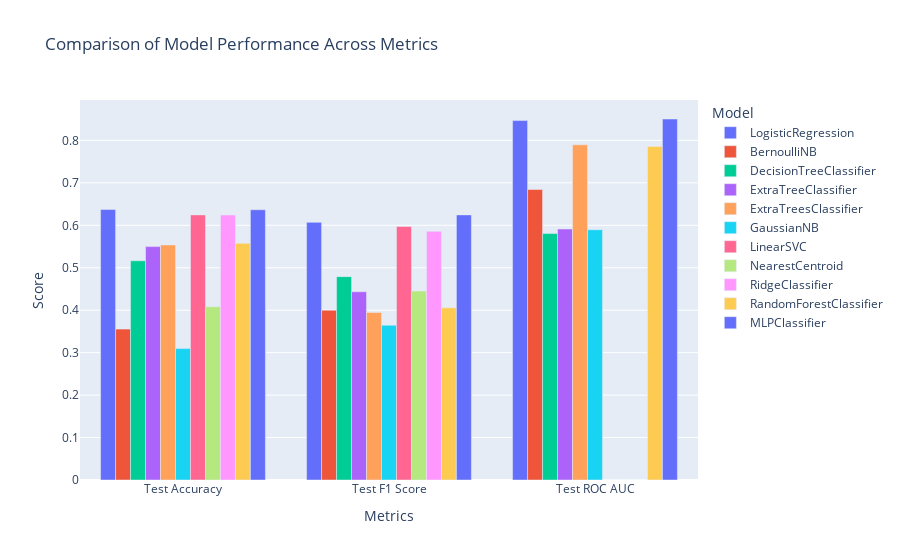

Source (notebook cell):
### Code cell
# Reset index so "Model" becomes a column
comparison_melted = comparison_df_ovr_score.reset_index().melt(id_vars="Model", var_name="Metric", value_name="Score")

# Create an interactive 3D bar chart
fig = px.bar(comparison_melted, 
             x="Metric", 
             y="Score", 
             color="Model", 
             barmode="group",
             title="Comparison of Model Performance Across Metrics")

fig.update_layout(xaxis_title="Metrics", 
                  yaxis_title="Score", 
                  legend_title="Model",
                  hovermode="x unified")

fig.show()

### Figure 1 — Plotly figure (JSON) as saved in the notebook; plotly's stock layout.template omitted (floating-point values rounded to 4 significant figures)
{"data": [{"alignmentgroup": "True", "hovertemplate": "Model=LogisticRegression<br>Metric=%{x}<br>Score=%{y}<extra></extra>", "legendgroup": "LogisticRegression", "marker": {"color": "#636efa", "pattern": {"shape": ""}}, "name": "LogisticRegression", "offsetgroup": "LogisticRegression", "orientation": "v", "showlegend": true, "textposition": "auto", "type": "bar", "x": ["Test Accuracy", "Test F1 Score", "Test ROC AUC"], "xaxis": "x", "y": [0.6372, 0.607, 0.8467], "yaxis": "y"}, {"alignmentgroup": "True", "hovertemplate": "Model=BernoulliNB<br>Metric=%{x}<br>Score=%{y}<extra></extra>", "legendgroup": "BernoulliNB", "marker": {"color": "#EF553B", "pattern": {"shape": ""}}, "name": "BernoulliNB", "offsetgroup": "BernoulliNB", "orientation": "v", "showlegend": true, "textposition": "auto", "type": "bar", "x": ["Test Accuracy", "Test F1 Score", "Test ROC AUC"], "xaxis": "x", "y": [0.3554, 0.4, 0.6843], "yaxis": "y"}, {"alignmentgroup": "True", "hovertemplate": "Model=DecisionTreeClassifier<br>Metric=%{x}<br>Score=%{y}<extra></extra>", "legendgroup": "DecisionTreeClassifier", "marker": {"color": "#00cc96", "pattern": {"shape": ""}}, "name": "DecisionTreeClassifier", "offsetgroup": "DecisionTreeClassifier", "orientation": "v", "showlegend": true, "textposition": "auto", "type": "bar", "x": ["Test Accuracy", "Test F1 Score", "Test ROC AUC"], "xaxis": "x", "y": [0.5163, 0.4791, 0.5805], "yaxis": "y"}, {"alignmentgroup": "True", "hovertemplate": "Model=ExtraTreeClassifier<br>Metric=%{x}<br>Score=%{y}<extra></extra>", "legendgroup": "ExtraTreeClassifier", "marker": {"color": "#ab63fa", "pattern": {"shape": ""}}, "name": "ExtraTreeClassifier", "offsetgroup": "ExtraTreeClassifier", "orientation": "v", "showlegend": true, "textposition": "auto", "type": "bar", "x": ["Test Accuracy", "Test F1 Score", "Test ROC AUC"], "xaxis": "x", "y": [0.5498, 0.4435, 0.5913], "yaxis": "y"}, {"alignmentgroup": "True", "hovertemplate": "Model=ExtraTreesClassifier<br>Metric=%{x}<br>Score=%{y}<extra></extra>", "legendgroup": "ExtraTreesClassifier", "marker": {"color": "#FFA15A", "pattern": {"shape": ""}}, "name": "ExtraTreesClassifier", "offsetgroup": "ExtraTreesClassifier", "orientation": "v", "showlegend": true, "textposition": "auto", "type": "bar", "x": ["Test Accuracy", "Test F1 Score", "Test ROC AUC"], "xaxis": "x", "y": [0.5536, 0.3946, 0.7896], "yaxis": "y"}, {"alignmentgroup": "True", "hovertemplate": "Model=GaussianNB<br>Metric=%{x}<br>Score=%{y}<extra></extra>", "legendgroup": "GaussianNB", "marker": {"color": "#19d3f3", "pattern": {"shape": ""}}, "name": "GaussianNB", "offsetgroup": "GaussianNB", "orientation": "v", "showlegend": true, "textposition": "auto", "type": "bar", "x": ["Test Accuracy", "Test F1 Score", "Test ROC AUC"], "xaxis": "x", "y": [0.3095, 0.3645, 0.5896], "yaxis": "y"}, {"alignmentgroup": "True", "hovertemplate": "Model=LinearSVC<br>Metric=%{x}<br>Score=%{y}<extra></extra>", "legendgroup": "LinearSVC", "marker": {"color": "#FF6692", "pattern": {"shape": ""}}, "name": "LinearSVC", "offsetgroup": "LinearSVC", "orientation": "v", "showlegend": true, "textposition": "auto", "type": "bar", "x": ["Test Accuracy", "Test F1 Score", "Test ROC AUC"], "xaxis": "x", "y": [0.6245, 0.5972, 0.0], "yaxis": "y"}, {"alignmentgroup": "True", "hovertemplate": "Model=NearestCentroid<br>Metric=%{x}<br>Score=%{y}<extra></extra>", "legendgroup": "NearestCentroid", "marker": {"color": "#B6E880", "pattern": {"shape": ""}}, "name": "NearestCentroid", "offsetgroup": "NearestCentroid", "orientation": "v", "showlegend": true, "textposition": "auto", "type": "bar", "x": ["Test Accuracy", "Test F1 Score", "Test ROC AUC"], "xaxis": "x", "y": [0.4081, 0.4451, 0.0], "yaxis": "y"}, {"alignmentgroup": "True", "hovertemplate": "Model=RidgeClassifier<br>Metric=%{x}<br>Score=%{y}<extra></extra>", "legendgroup": "RidgeClassifier", "marker": {"color": "#FF97FF", "pattern": {"shape": ""}}, "name": "RidgeClassifier", "offsetgroup": "RidgeClassifier", "orientation": "v", "showlegend": true, "textposition": "auto", "type": "bar", "x": ["Test Accuracy", "Test F1 Score", "Test ROC AUC"], "xaxis": "x", "y": [0.6243, 0.5858, 0.0], "yaxis": "y"}, {"alignmentgroup": "True", "hovertemplate": "Model=RandomForestClassifier<br>Metric=%{x}<br>Score=%{y}<extra></extra>", "legendgroup": "RandomForestClassifier", "marker": {"color": "#FECB52", "pattern": {"shape": ""}}, "name": "RandomForestClassifier", "offsetgroup": "RandomForestClassifier", "orientation": "v", "showlegend": true, "textposition": "auto", "type": "bar", "x": ["Test Accuracy", "Test F1 Score", "Test ROC AUC"], "xaxis": "x", "y": [0.5574, 0.4056, 0.7857], "yaxis": "y"}, {"alignmentgroup": "True", "hovertemplate": "Model=MLPClassifier<br>Metric=%{x}<br>Score=%{y}<extra></extra>", "legendgroup": "MLPClassifier", "marker": {"color": "#636efa", "pattern": {"shape": ""}}, "name": "MLPClassifier", "offsetgroup": "MLPClassifier", "orientation": "v", "showlegend": true, "textposition": "auto", "type": "bar", "x": ["Test Accuracy", "Test F1 Score", "Test ROC AUC"], "xaxis": "x", "y": [0.6366, 0.6245, 0.8504], "yaxis": "y"}], "layout": {"barmode": "group", "hovermode": "x unified", "legend": {"title": {"text": "Model"}, "tracegroupgap": 0}, "title": {"text": "Comparison of Model Performance Across Metrics"}, "xaxis": {"anchor": "y", "domain": [0, 1], "title": {"text": "Metrics"}}, "yaxis": {"anchor": "x", "domain": [0, 1], "title": {"text": "Score"}}}}
